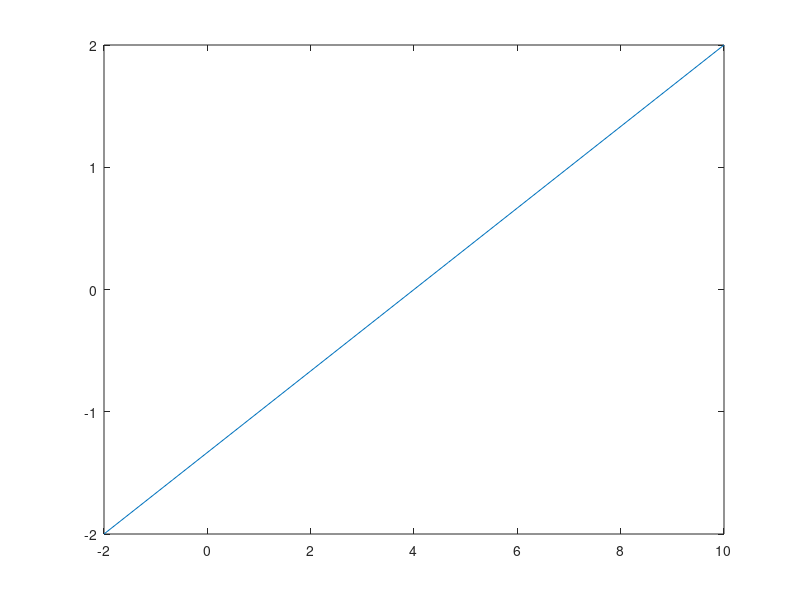

Write MATLAB code to recreate this figure.
clc; clear all; close all;
x2=2;
y2=2;

x1=10;
y1=2;

dx = x2 - x1;
dy = y2 - y1;
distancia = sqrt(dx * dx + dy * dy);

% Crear vector t2 que va de 0 a distancia
t2 = linspace(0, distancia, 10);
% Crear vector t1 que va de distancia a 0
t1 = linspace(distancia, 0, 10);

sigma_xx = ((t1/distancia)*x1) - ((t2/distancia)*x2);
sigma_yy = ((t1/distancia)*y1) - ((t2/distancia)*y2);

plot(sigma_xx,sigma_yy);